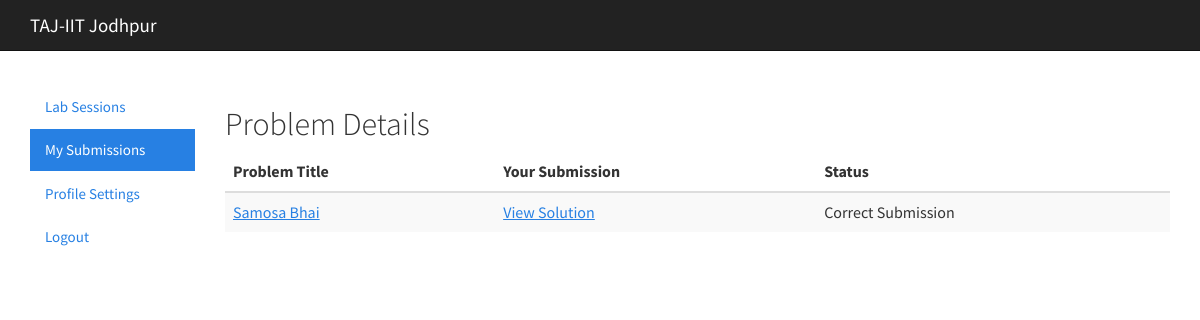
The app's page /judge/submission/ (signed in), older data.
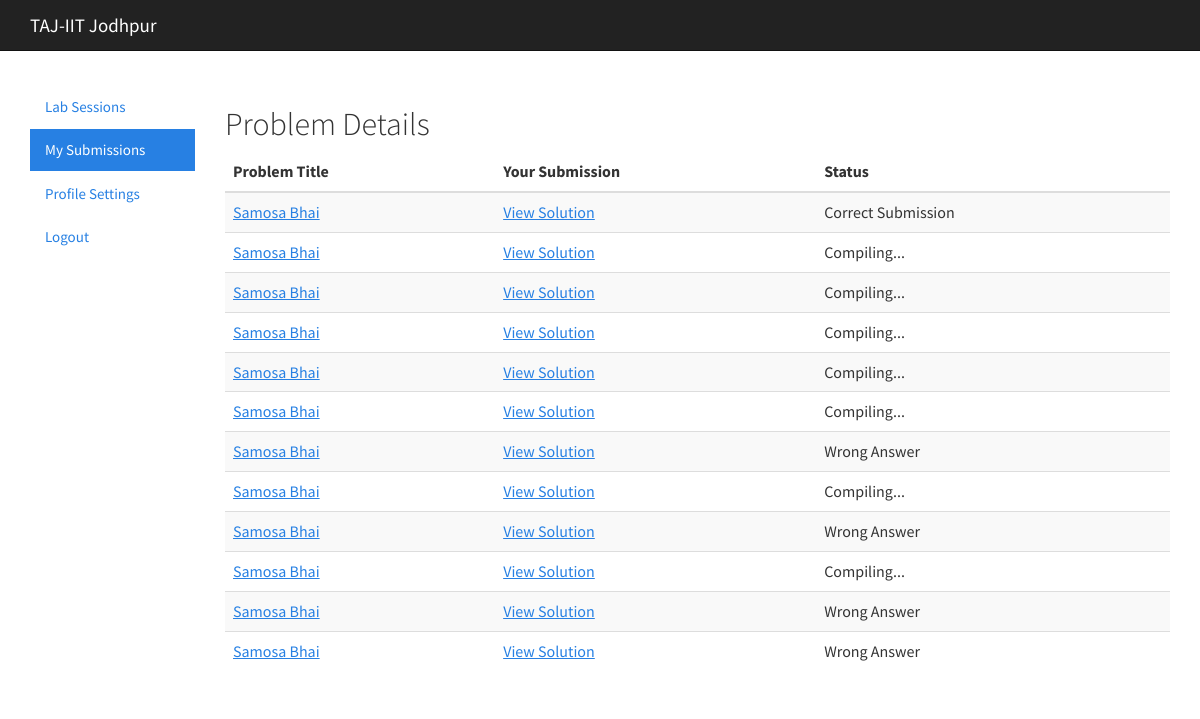
The same page, newer data.
### judge/models.py (models this page shows, shortened)
class Solution(models.Model):
    hacker = models.ForeignKey(Hacker)
    contest = models.ForeignKey(Contest)
    problem = models.ForeignKey(Problem)
    solution = models.FileField(upload_to='solution')
    attempts = models.PositiveSmallIntegerField()
    language = models.ForeignKey(Language)
    time = models.DecimalField(max_digits=2, decimal_places=2)
    status = models.PositiveSmallIntegerField()

class Problem(models.Model):
    contest = models.ForeignKey(Contest)
    problemSetter = models.CharField(max_length=200)
    problemTitle = models.CharField(max_length=200)
    problemStatement = RichTextField(config_name='awesome_ckeditor')
    testInput = models.FileField(upload_to='testInput')
    testOutput = models.FileField(upload_to='testOutput')
    timeLimit = models.PositiveSmallIntegerField()
    languagesAllowed = models.CommaSeparatedIntegerField(max_length=200)
    inputFormat = RichTextField(config_name='awesome_ckeditor')
    outputFormat = RichTextField(config_name='awesome_ckeditor')
    constraints = RichTextField(config_name='awesome_ckeditor')
    sampleInput = RichTextField(config_name='awesome_ckeditor')
    sampleOutput = RichTextField(config_name='awesome_ckeditor')
    solvedBy = models.PositiveSmallIntegerField(default=0)

### judge/views.py (the view)
@login_required
def submission(request):
    h = Hacker.objects.get(username=request.session['username'])
    solution = Solution.objects.filter(hacker_id = h.id)
    return render(request, 'users/submission.html', {'solution': solution})

### judge/templates/users/submission.html
{% include "users/base.html" %}
<body>
    <div class="navbar navbar-default navbar-fixed-top">
        <div class="container">
            <div class="navbar-header">
              <a href="/judge/home/" class="navbar-brand">TAJ-IIT Jodhpur</a>
            </div>
        </div>
    </div>
    <br><br><br><br>
    <div class="container-fluid">
    	<div class="row-fluid">
            <div class="col-md-2">
                <ul class="nav nav-pills nav-stacked">
                  <li><a href="/judge">Lab Sessions</a></li>
                  <li class="active"><a href="#">My Submissions</a></li>
                  <li><a href="/judge/profile">Profile Settings</a></li>
                  <li><a href="/judge/logout">Logout</a></li>
                </ul>
            </div>
            <div class="col-md-10">
                <h2>Problem Details</h2>
                <table class="table table-striped table-hover ">
                    <thead>
                      <tr>
                        <th>Problem Title</th>
                        <th>Your Submission</th>
                        <th>Status</th>
                      </tr>
                    </thead>
                    <tbody>
                      {% for s in solution %}
                      <tr>
                        <td><a href="../{{s.contest_id}}/problem/{{s.problem_id}}">{{s.problem.problemTitle}}</a></td>
                        <td><a href="{{s.solution}}">View Solution</a></td>
                        {% if s.status == 0 %}
                            <td>Compiling...</td>
                        {% elif s.status == 1 %}
                            <td>Compile Error</td>
                        {% elif s.status == 2 %}
                            <td>Run Fail</td>
                        {% elif s.status == 3 %}
                            <td>Time Limit Execceded</td>
                        {% elif s.status == 4 %}
                            <td>Correct Submission</td>
                        {% elif s.status == 5 %}
                            <td>Wrong Answer</td>
                        {% endif %}
                      </tr>
                    {% endfor %}
                    </tbody>
                 </table>
            </div>
    	</div>
    </div>

Row changes from the older to the newer data that the page shows:
added Solution: problem.problemTitle "Samosa Bhai", status "Compiling..."
added Solution: problem.problemTitle "Samosa Bhai", status "Compiling..."
added Solution: problem.problemTitle "Samosa Bhai", status "Compiling..."
added Solution: problem.problemTitle "Samosa Bhai", status "Compiling..."
added Solution: problem.problemTitle "Samosa Bhai", status "Compiling..."
added Solution: problem.problemTitle "Samosa Bhai", status "Wrong Answer"
added Solution: problem.problemTitle "Samosa Bhai", status "Compiling..."
added Solution: problem.problemTitle "Samosa Bhai", status "Wrong Answer"
added Solution: problem.problemTitle "Samosa Bhai", status "Compiling..."
added Solution: problem.problemTitle "Samosa Bhai", status "Wrong Answer"
added Solution: problem.problemTitle "Samosa Bhai", status "Wrong Answer"
